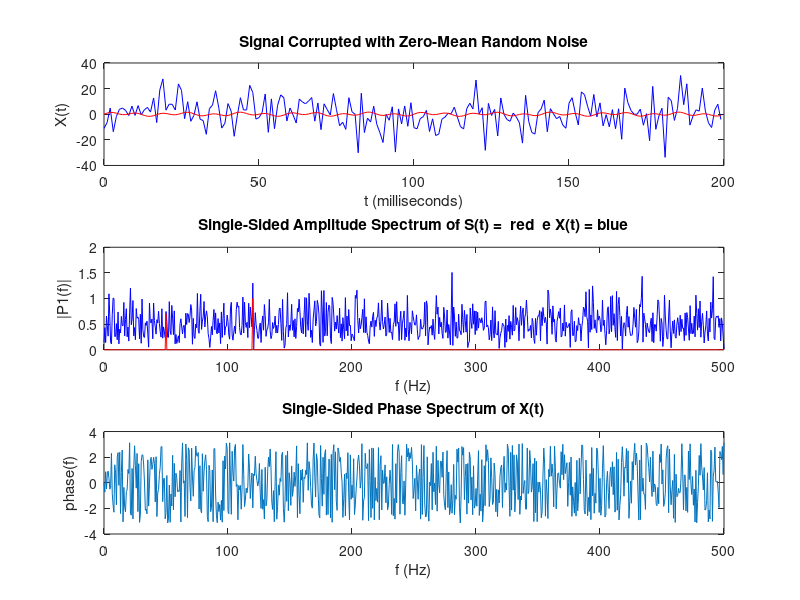

Reproduce this figure in MATLAB.
%% Signal in Time Domain 
% Use Fourier transforms to find the frequency components of a signal buried in noise.
% Specify the parameters of a signal with a sampling frequency of 1 kHz and a signal duration of 1.5 seconds
Fs = 1000;            % Sampling frequency                    
T = 1/Fs;             % Sampling period       
L = 1500;             % Length of signal
t = (0:L-1)*T;        % Time vector

% Form a signal containing a 50 Hz sinusoid of amplitude 0.7 and a 120 Hz sinusoid of amplitude 1.
S = 0.7*sin(2*pi*50*t) + sin(2*pi*120*t);

% Corrupt the signal with zero-mean white noise with a variance of 4.
X = S + 11.35151*randn(size(t));

% Plot the noisy signal in the time domain. It is difficult to identify the frequency components by looking at the signal X(t).
subplot(311);
plot(1000*t(1:200),X(1:200), 'b')
title('Signal Corrupted with Zero-Mean Random Noise')
xlabel('t (milliseconds)')
ylabel('X(t)')
hold on
plot(1000*t(1:200),S(1:200),'r')
hold off

% Signal in Frequency Domain
% Compute the Fourier transform of the signal.
Y = fft(X);

% Compute the two-sided spectrum P2. Then compute the single-sided spectrum P1 based on P2 and the even-valued signal length L.
P2 = abs(Y/L);
P1 = P2(1:L/2+1);
P1(2:end-1) = 2*P1(2:end-1);

A2 = angle(Y);
A1 = A2(1:L/2+1);

% Define the frequency domain f and plot the single-sided amplitude spectrum P1. 
% The amplitudes are not exactly at 0.7 and 1, as expected, because of the added noise. 
% On average, longer signals produce better frequency approximations.
f = Fs*(0:(L/2))/L;
subplot(3,1,2);
plot(f,P1, 'b')

title('Single-Sided Amplitude Spectrum of X(t)')
xlabel('f (Hz)')
ylabel('|P1(f)|')
hold on
% Now, take the Fourier transform of the original, uncorrupted signal and retrieve the exact amplitudes, 0.7 and 1.0.
Y = fft(S);
P2 = abs(Y/L);
P1 = P2(1:L/2+1);
P1(2:end-1) = 2*P1(2:end-1);

plot(f,P1, 'r') 

title('Single-Sided Amplitude Spectrum of S(t) =  red  e X(t) = blue')
xlabel('f (Hz)')
ylabel('|P1(f)|')
hold off

% Angulo  / fase 
subplot(3,1,3);
plot(f,A1)
%ylim([0 1.05]) 
title('Single-Sided Phase Spectrum of X(t)')
xlabel('f (Hz)')
ylabel('phase(f)')